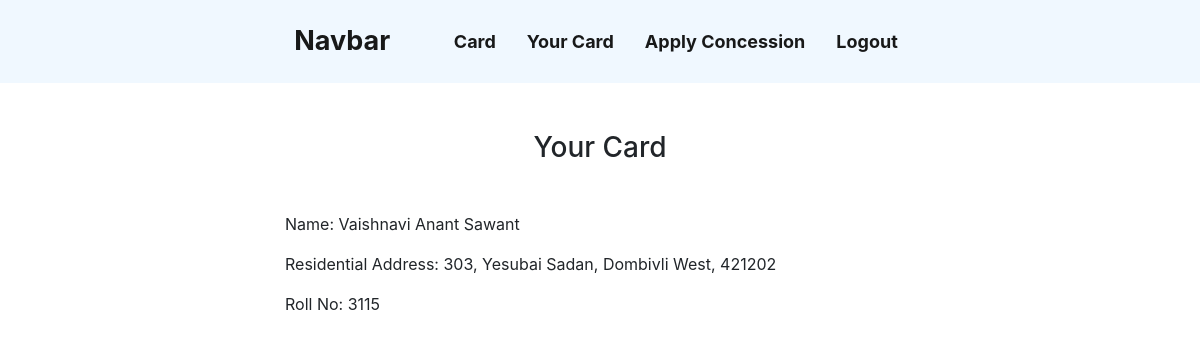
The page /student_card/ (signed in) on the database its author committed.
### ERCP_APP/models.py (models this page shows, shortened)
class CardDetail(models.Model):
    user_id = models.ForeignKey(
        to=User, on_delete=models.CASCADE, null=True, related_name='card_details')
    user_name = models.CharField(max_length=200, null=False, blank=False, unique=True)
    category = models.CharField(max_length=100, null=False, blank=False, choices=CATEGORY)
    academic_class = models.CharField(max_length=8, null=False, blank=False)
    roll_no = models.IntegerField(null=False, blank=False, unique=True)
    division = models.IntegerField(null=False, blank=False)
    date_of_birth = models.DateField(null=False, blank=False)
    years = models.IntegerField(null=False, blank=False)
    months = models.IntegerField(null=False, blank=False)
    residential_addr = models.CharField(max_length=755, null=False, blank=False)
    city = models.CharField(max_length=100, null=True, blank=True)
    zip_code = models.IntegerField(null=True, blank=True)
    taluka = models.CharField(max_length=50, null=False, blank=False)
    district = models.CharField(max_length=50, null=False, blank=False)
    state = models.CharField(max_length=50, null=False, blank=False)
    journey_from = models.CharField(max_length=50, null=False, blank=False)
    journey_to = models.CharField(max_length=50, null=False, blank=False, default='Matunga Road')
    via = models.CharField(max_length=50, null=True, blank=True)
    railway_line = models.CharField(max_length=100, null=False, blank=False, choices=RAILWAY_LINE)

### ERCP_APP/views.py (the view)
# urls.py: path('student_card/',student_card),
@login_required(login_url='/login/')
def student_card(request):
    card = CardDetail.objects.get(user_id=request.user)
    return render(request, 'ercp_admin/card.html', {'card':card})

### ERCP_APP/templates/ercp_admin/card.html
{% extends 'lognav.html' %}{% load static %} {% block body %}
<h3 class="text-center">Your Card</h3>
<div class="container my-5">
  <p>Name: {{ card.user_name }}</p>
  <p>
    Residential Address: {{ card.residential_addr }}, {{ card.city }},
    {{card.zip_code }}
  </p>
  <p>Roll No: {{ card.roll_no }}</p>
</div>
{% endblock %}

### ERCP_APP/static/css/style.css (style rules this page uses)
body { -webkit-background-size: cover; -moz-background-size: cover; background-size: cover; -o-background-size: cover; background-color: #fff; color: #070707; margin-bottom: 150px; }
* { margin: 0; padding: 0; list-style: none; text-decoration: none; }
.container { width: 55% !important; max-width: 95% !important; }

### rows shown on the page
CardDetail: user_name "Vaishnavi Anant Sawant", residential_addr "303, Yesubai Sadan", city "Dombivli West", zip_code "421202", roll_no "3115"
